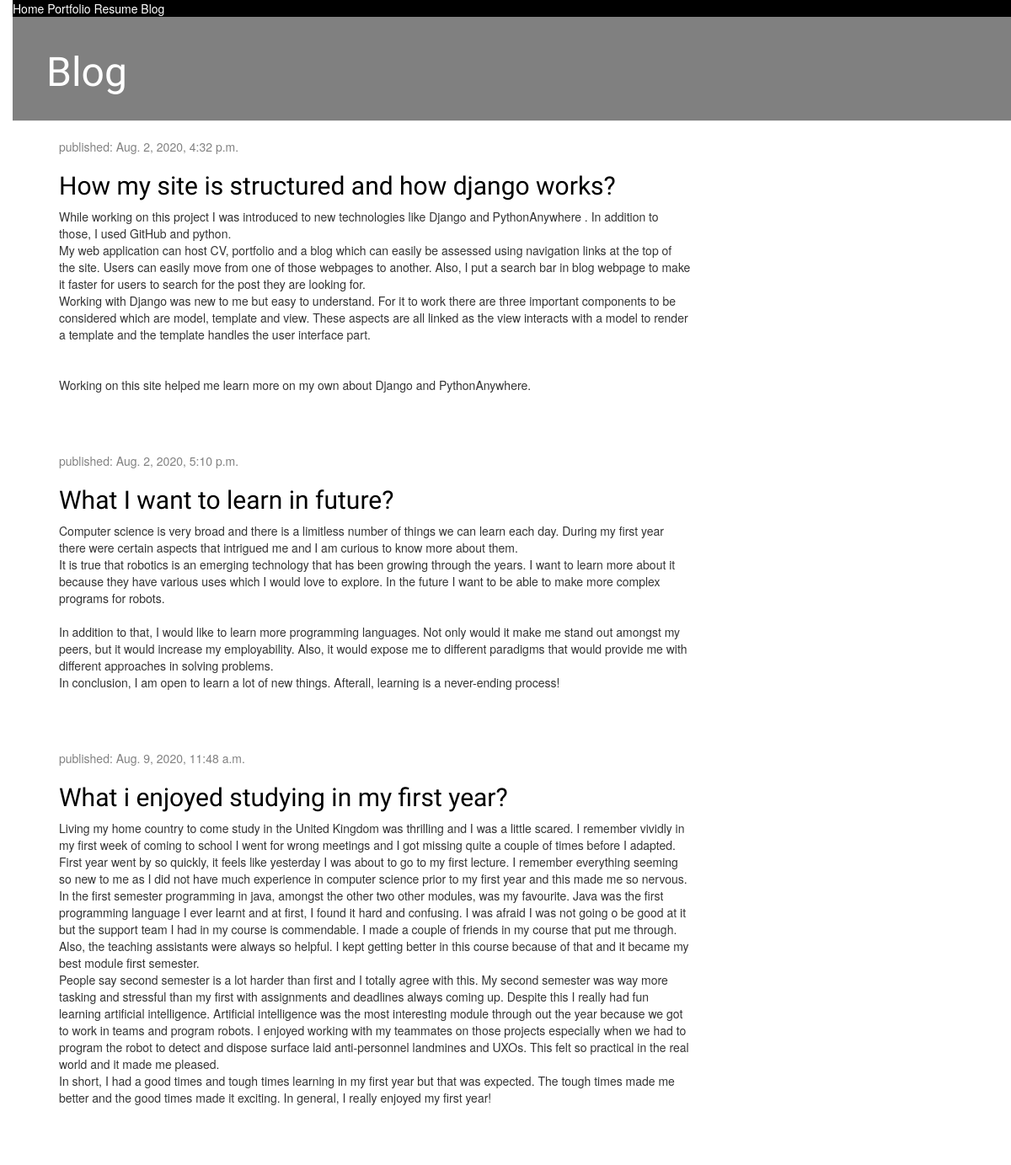
The page /blogging/ on the database as committed earlier.
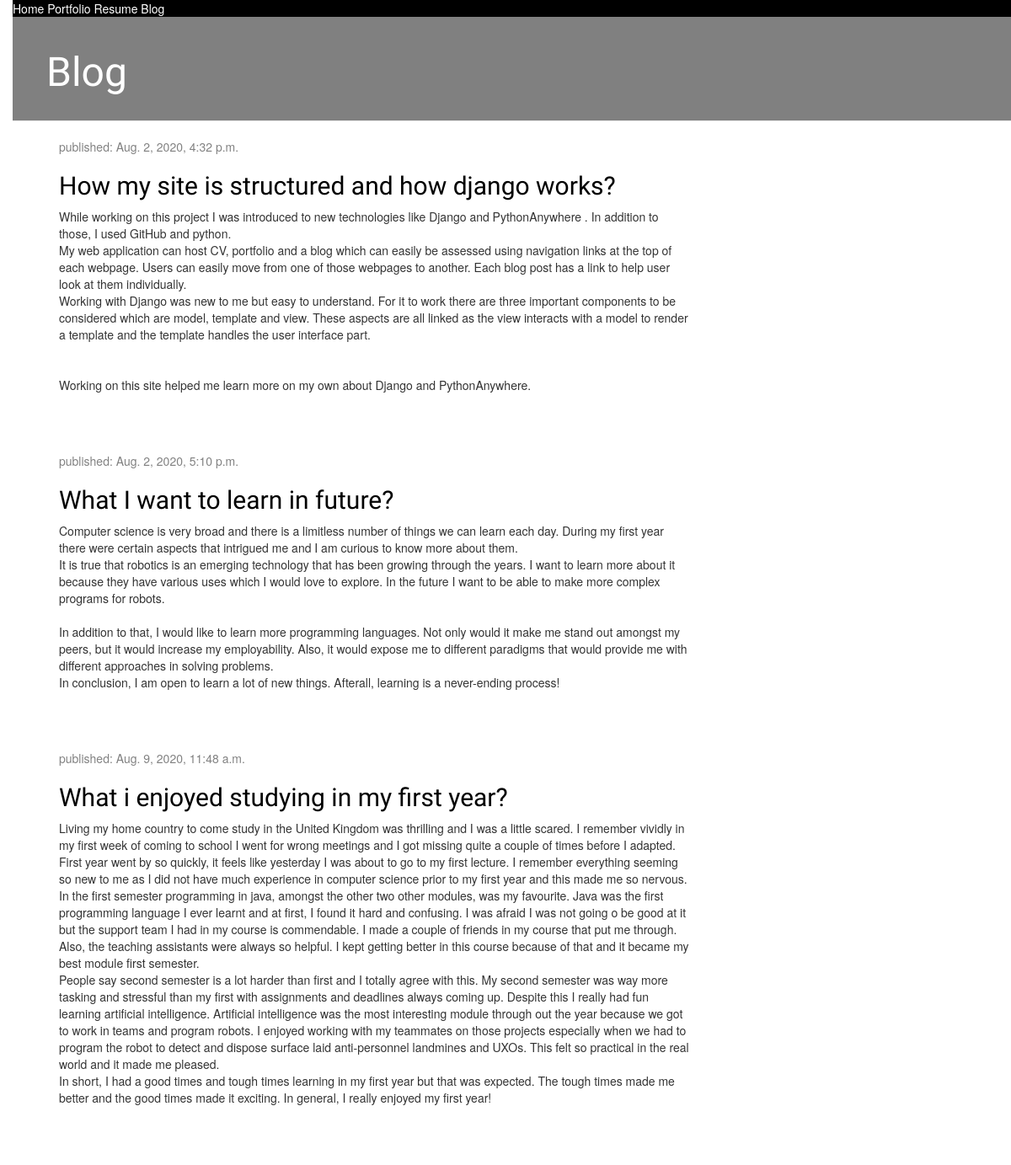
The same page on the database as committed later.
### blog/models.py (models this page shows, shortened)
class	Post(models.Model):
	author	=	models.ForeignKey(settings.AUTH_USER_MODEL,	on_delete=models.CASCADE)
	title	=	models.CharField(max_length=200)
	text	=	models.TextField()
	created_date	=	models.DateTimeField(default=timezone.now)
	published_date	=	models.DateTimeField(blank=True,	null=True)

### blog/views.py (the view)
# urls.py: path('blogging/', views.blogging , name='blogging'),
def blogging(request):
	posts	=	Post.objects.filter(published_date__lte=timezone.now()).order_by('published_date')
	return render(request, 'blog/blogging.html', {'posts':	posts})

### blog/templates/blog/blogging.html (shortened to what this page needs)
{%	load	static	%}
<html>
<head>
<link	rel="stylesheet"	href="//maxcdn.bootstrapcdn.com/bootstrap/3.2.0/css/bootstrap.min.css">
<link	rel="stylesheet"	href="//maxcdn.bootstrapcdn.com/bootstrap/3.2.0/css/bootstrap-theme.min.css">
<link	rel="stylesheet"	href="{%	static	'css/blogger.css'	%}">
</head>
<body>
<nav class= "topnav" style="background-color: black" ;>
<a href="{% url 'post_list' %}" style="color: white">Home</a>
<a href="{% url 'Portfolio' %}" style="color: white">Portfolio</a>
<a href="{% url 'Resume' %}" style="color: white">Resume</a>
<a href="{% url 'blogging' %}" style="color: white">Blog</a>
</nav>
<div class= "page-header" style="background-color: grey;">
<h1><a	href="/">Blog</a></h1>
</div>
<div	class="content	container">
<div	class="row">
<div	class="col-md-8">
{%	for	post	in	posts	%}
<div	class="post">
<div	class="date">
<p>published:	{{	post.published_date	}}</p>
</div>
<h2><a	href="{%	url	'post_detail'	pk=post.pk	%}">{{	post.title	}}</a></h2>													<p>{{	post.text|linebreaksbr	}}</p>
</div>
{%	endfor	%}
</div>
</div>
</div>
</body>
</html>

Rows that differ between the two databases and show on the page:
changed Post "How my site is structured and how django works?": text "…at the top of the site. Users can easily move from one of those webpages to another. Also, I put a search bar in blog webpage to make it faster for users to search for the post they are looking for. Working with Django was…" → "…at the top of each webpage. Users can easily move from one of those webpages to another. Each blog post has a link to help user look at them individually. Working with Django was…"
